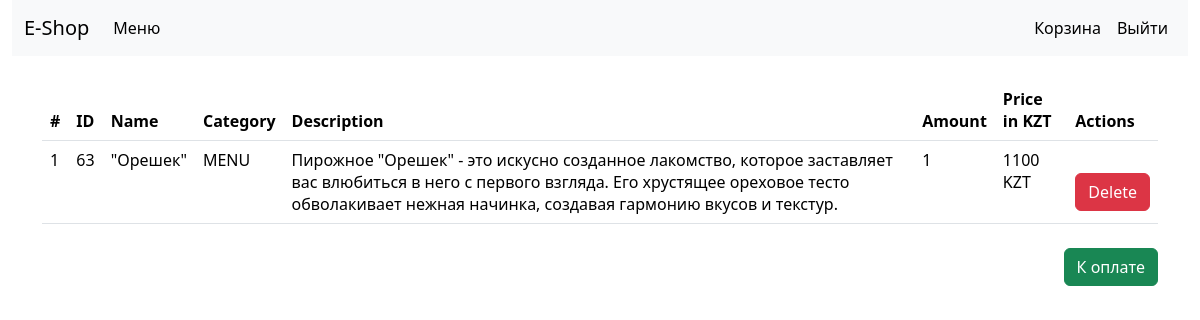
/basket/ (signed in), run on the app's committed database.
### shop/models.py (models this page shows, shortened)
class BasketItem(models.Model):
    owner = models.ForeignKey(User, null=False, on_delete=models.CASCADE)
    product = models.ForeignKey(Product, null=False, on_delete=models.CASCADE)
    amount = models.IntegerField(null=False, default=1)
    class Meta:
        verbose_name = 'Basket Item'
        verbose_name_plural = 'Basket Items'

class Product(models.Model):
    name = models.CharField(null=False, max_length=255, blank=False)
    description = models.CharField(null=False, max_length=2000, blank=True, default='')
    price = models.IntegerField(null=False)
    amount = models.IntegerField(null=False)
    created_at = models.DateTimeField(auto_now=True, null=False)
    category = models.ForeignKey(Category, null=True, on_delete=models.CASCADE)
    image = models.ImageField(upload_to='product_images/', blank=True, null=True)
    class Meta:
        verbose_name = 'Product'
        verbose_name_plural = 'Products'

class Category(models.Model):
    name = models.CharField(null=False, max_length=255, blank=False)
    class Meta:
        verbose_name = 'Category'
        verbose_name_plural = 'Categories'

### shop/views.py (the view)
# urls.py: path('basket/', basket_page_view, name='basket'),
def basket_page_view(request):
    if request.user.is_authenticated:
        if request.method == 'GET': #GET list
            orders = BasketItem.objects.filter(owner_id=request.user.id)
            return render(request, 'shop/basket.html', {'orders': orders})
    else:
        return redirect('/auth/login/')

### shop/templates/shop/basket.html (shortened to what this page needs)
{% extends 'base.html' %}
{% block content %}
<div class="container-fluid">
    <div class="row">
        <div class="col-12">
            {% include 'header.html' %}
        </div>
    </div>
</div>
<div class="container">
    <div class="row">
        <div class="col-12">
            <table class="table mt-4">
                <thead>
                <tr>
                    <th scope="col">#</th>
                    <th scope="col">ID</th>
                    <th scope="col">Name</th>
                    <th scope="col">Category</th>
                    <th scope="col">Description</th>
                    <th scope="col">Amount</th>
                    <th scope="col">Price in KZT</th>
                    <th scope="col">Actions</th>
                </tr>
                </thead>
                <tbody>
                {% if orders|length > 0 %}
                {% for order in orders %}
                <tr>
                    <td>{{ forloop.counter }}</td>
                    <td>{{ order.product.id }}</td>
                    <td>{{ order.product.name }}</td>
                    <td>{{ order.product.category.name }}</td>
                    <td>{{ order.product.description }}</td>
                    <td>{{ order.amount }}</td>
                    <td>{{ order.product.price }} KZT</td>
                    <td>
                        <a href="{% url 'delete_from_basket' pk=order.id %}" class="d-block mt-4">
                            <button class="btn btn-danger">Delete</button>
                        </a>
                    </td>
                </tr>
                {% endfor %}
                {% else %}
                <tr>
                    <td colspan="8" class="text-center">
                        No products yet
                    </td>
                </tr>
                {% endif %}
                </tbody>
            </table>
            {% if orders|length > 0 %}
            <div class="text-end mt-4">
                <a href="{% url 'checkout' %}">
                    <button class="btn btn-success">К оплате</button>
                </a>
            </div>
            {% endif %}
        </div>
    </div>
</div>
{% endblock %}

### data on the page
BasketItem: product.id "63", product.name "\"Орешек\"", product.category.name "MENU", product.description "Пирожное \"Орешек\" - это искусно созданное лакомство, которое заставляет вас влюбиться в него с первого взгляда. Его хрустящее ореховое тесто обволакивает нежная начинка, создавая гармонию вкусов и текстур.", amount "1", product.price "1100"
